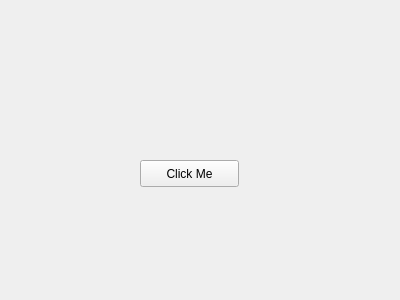
<?xml version="1.0" encoding="UTF-8"?>
<ui version="4.0">
 <class>Widget</class>
 <widget class="QWidget" name="Widget">
  <property name="geometry">
   <rect>
    <x>0</x>
    <y>0</y>
    <width>400</width>
    <height>300</height>
   </rect>
  </property>
  <property name="windowTitle">
   <string>Widget</string>
  </property>
  <widget class="QPushButton" name="pushButton">
   <property name="geometry">
    <rect>
     <x>140</x>
     <y>160</y>
     <width>99</width>
     <height>27</height>
    </rect>
   </property>
   <property name="text">
    <string>Click Me</string>
   </property>
  </widget>
 </widget>
 <layoutdefault spacing="6" margin="11"/>
 <resources/>
 <connections/>
</ui>
